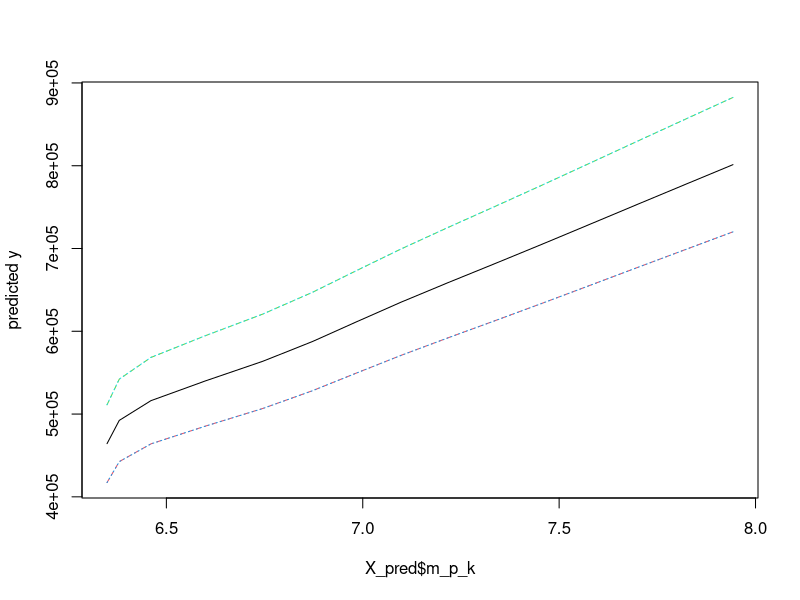

The R script that drew this image:
## ---- chunk 1
library(tidyverse)
library(ggplot2)
library(lubridate)
library(reshape2)

rm(list = ls())
## ---- chunk 2
#Population
pop <- read.csv("population.csv")

#select only relevant rows
pop <- pop[1:59,1:27]

#remove county from names
pop$Region <- gsub(" County", "", pop$Region)

#remove x from cols
names(pop) <- gsub("X","", names(pop))

long_pop <- melt(pop, id.vars = c("Region"))

names(long_pop)[2] <- "year"
names(long_pop)[3] <- "population"
names(long_pop)[1] <- "county"
long_pop$year <- as.numeric(as.character(long_pop$year))
long_pop$county <- tolower(long_pop$county)
long_pop$county <- gsub("[^a-zA-Z]", "", long_pop$county)
## ---- chunk 3
#Income
income <- read.csv("forecastedIncome.csv")
income <- select(income, -X)
county_names <- names(income)
county_names <-county_names[-length(county_names)]
county_names <- tolower(county_names)
county_names <- gsub("[^a-zA-Z]", "", county_names)
## ---- chunk 4
#Charging Station
chargers <- read.csv("county_chargers.csv")

#charging
chargers1 <- read.csv("county_datapoints.csv")
chargers1$county <- tolower(chargers1$county)
chargers1$county <- gsub("[^a-zA-Z]", "", chargers1$county)

#charger_forecast
charger_forecast <- read.csv("charger_forecast.csv")
names(charger_forecast)[2] <- "forecast_charger"

#chargers forecast
char_for <- read.csv("charger_forecast.csv")
charger_X <-  char_for[char_for$year_list>2020,]
names(charger_X)[2] <- "forecast_charger"
charger_X$county <- tolower(charger_X$county)
charger_X$county <- gsub("[^a-zA-Z]", "", charger_X$county)

## ---- chunk 5
#Fuel Price
fuel_price <- read.csv("CA_GasPreds_1995_2035.csv")
names(fuel_price) <- c("Date", "GasPrice_gal")
fuel_price$Date <- as.Date(fuel_price$Date, format = "%m/%d/%Y")
fuel_price$year <- year(fuel_price$Date)
f <- fuel_price %>% 
  group_by(year) %>% 
  summarise(avg_price = mean(GasPrice_gal))

gas_price <- f[f$year>2010,]
names(gas_price)[2] <- "gas_price"
## ---- chunk 6
#Vehicle price
vehicle_price <- read.csv("cec_price_range.csv")
names(vehicle_price)[1] <- "year"
## ---- chunk 7
#Miles per kwh
mpk <- read.csv("forecastedMPKwh.csv")
mpk <- select(mpk, -X)
names(mpk)[1] <- "year"
## ---- chunk 8
Y <- read.csv("numEV_CountyandYear.csv")
Y <- select(Y, -X)
Y$county <- tolower(Y$county)
Y$county <- gsub("[^a-zA-Z]", "", Y$county)
yearly_sales <- Y %>% 
  group_by(year) %>% 
  summarise(total_sales = sum(num_ev, na.rm = TRUE))
## ---- chunk 9
final <- merge(Y, gas_price, by = "year")
final <- merge(final, vehicle_price, by = "year")
final <- merge(final, mpk, by = "year")

final <- merge(final, long_pop, by = c("county", "year")) 

#lose rows over here
final <- merge(final, chargers1[,c("county","year","csum")], by = c("county", "year"))
final$avg_income <- (final$low+final$medium+final$high)/3
model_data <- select(final, -c("year", "county", "low", "medium", "high"))

#preping data for model

#scale
Xs <- names(model_data)[2:6]
for (i in Xs ){
  print(model_data[,i])
}

scaled_model_data <- model_data
scaled_model_data$gas_price <- c(scale(model_data$gas_price, center = TRUE, scale = TRUE))

scaled_model_data$m_p_k<- c(scale(model_data$m_p_k, center = TRUE, scale = TRUE))

scaled_model_data$population<- c(scale(model_data$population, center = TRUE, scale = TRUE))

scaled_model_data$csum <- c(scale(model_data$csum, center = TRUE, scale = TRUE))

scaled_model_data$avg_income <- c(scale(model_data$avg_income, center = TRUE, scale = TRUE))
## ---- chunk 10
lm1 <- lm(num_ev~., data=model_data)
summary(lm1)

lm2 <- lm(num_ev~., data=scaled_model_data)
summary(lm2)
## ---- chunk 11
#gas X
gas_price_X <- gas_price[gas_price$year>2020,]

#m_p_k X
mpk_X <- mpk[mpk$year > 2020,]

#vehicle_price X
vehicle_price_X <- vehicle_price[vehicle_price$year > 2020,]

#chargers
c_X <- charger_X %>% 
  group_by(year_list) %>%
  summarise(csum = sum(forecast_charger))
names(c_X)[1] <- "year"

#population
x_pop <- long_pop[long_pop$year>2020 & long_pop$county == "alameda",] 

#cbind Xs
X_pred <- cbind(gas_price_X[,c("gas_price")],
               m_p_k =mpk_X[,c("m_p_k")], vehicle_price_X[,c("low","medium", "high")],
                c_X[,c("csum")], population = x_pop[,c("population")])

#combining prices for all category

X_pred$avg_income <- (X_pred$low + X_pred$medium + X_pred$high)/3

X_pred <- select(X_pred, -c( "low", "medium", "high"))
## ---- chunk 12

prediction <- predict(lm1, X_pred, se.fit = TRUE)

pred.w.plim <- predict(lm1, X_pred, interval = "prediction")

pred.w.clim <- predict(lm1, X_pred, interval = "confidence")

matplot(X_pred$m_p_k, cbind(pred.w.clim, pred.w.plim[,-1]),
        lty = c(1,2,2,3,3), type = "l", ylab = "predicted y")

# length(prediction$fit)

preds <- as.data.frame(matrix(0,nrow=15, ncol =2))

names(preds) <- c("Year", "alameda_projections")

# preds[1,1]

j=1
for (i in 2021:2035){
  preds[j,1] <- i
  j=j+1
}

preds$`alameda_projections` <- prediction$fit
## ---- chunk 13
library(caret)
preproc <- preProcess(model_data[,c(2:6)], method = c("center", "scale"))
scaled.new <- predict(preproc, newdata = X_pred)

model <- train(num_ev ~ .,
               data = model_data,
               method = "lm",
               preProcess = c('scale', 'center'))
model$modelInfo
predictions <- predict(model, X_pred)
## ---- chunk 14
prediction <- predict(lm2, scaled.new)
## ---- chunk 15

write.csv(preds, "Prediction_california.csv")
